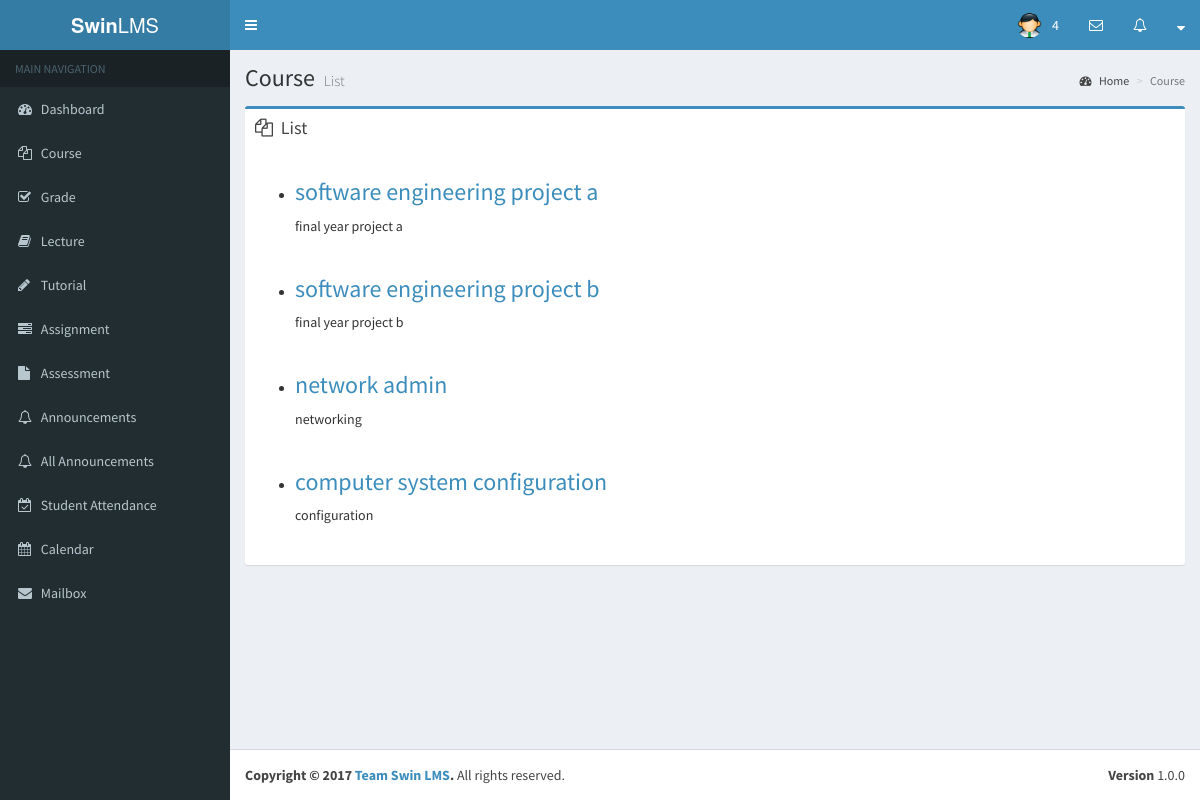
/lecturer/course_list.php, run on the app's committed database.
### tables this page shows
CREATE TABLE `class` (
  `id` int(11) NOT NULL,
  `classroom_id` int(11) NOT NULL,
  `grade_id` int(11) DEFAULT NULL,
  `user_id` int(11) NOT NULL,
  `unit_id` int(11) NOT NULL,
  `section` time DEFAULT NULL
);

CREATE TABLE `unit` (
  `id` int(11) NOT NULL,
  `name` varchar(45) NOT NULL,
  `code` varchar(10) NOT NULL,
  `description` varchar(255) NOT NULL,
  `grade_id` int(11) DEFAULT NULL,
  `course_id` int(11) NOT NULL
);

### lecturer/course_list.php (the view, shortened to what this page needs)
<?php
require_once '../app/init.php';
$courselistQuery = $db->prepare("
    SELECT c.id, c.unit_id, u.name, u.description
    FROM class c
    JOIN unit u
    ON c.unit_id = u.id
    WHERE user_id=:user_id
");
$courselistQuery->execute([
    'user_id' => $_SESSION['user_id']
]);
$courselist = $courselistQuery->rowCount() ? $courselistQuery : [];
?>
<!DOCTYPE html>
<html>
    <?php include_once('first.php') ?>
    <body class="hold-transition skin-blue sidebar-mini">
        <?php include_once('header.php')?>
        <?php include_once('sidebar.php') ?>
        <div class="content-wrapper">
            <section class="content-header">
                <h1>
                    Course
                    <small>List</small>
                </h1>
                <ol class="breadcrumb">
                    <li><a href="dashboard.php"><i class="fa fa-dashboard"></i> Home</a></li>
                    <li class="active">Course</li>
                </ol>
            </section>
            <section class="content">
                <div class="row">
                    <section class="col-lg-12">
                        <div class="box box-primary">
                            <div class="box-header">
                                <i class="fa fa-files-o"></i>
                                <h3 class="box-title">List</h3>
                            </div>
                            <div class="box-body">
                                <?php if(!empty($courselist)): ?>
                                <ul class="courselist">
                                    <?php foreach($courselist as $course): ?>
                                    <li>
                                        <a href="course_view.php?id=<?php echo $course['unit_id']; ?>">
                                            <h3 class="course"><?php echo $course['name']; ?></h3>
                                        </a>
                                        <span class="course"><?php echo $course['description']; ?></span>
                                    </li><br />
                                    <?php endforeach; ?>
                                </ul>
                                <?php else: ?>
                                    <p>There is no units to display.</p>
                                <?php endif; ?>
                            </div>
                        </div>
                    </section>
                </div>
            </section>
        </div>
        <?php include_once('footer.php') ?>
    </body>
</html>

### data on the page
class: unit.name "software engineering project a", unit.description "final year project a"
class: unit.name "software engineering project b", unit.description "final year project b"
class: unit.name "network admin", unit.description "networking"
class: unit.name "computer system configuration", unit.description "configuration"

### other printed values
$_SESSION['user_id'] "4"
